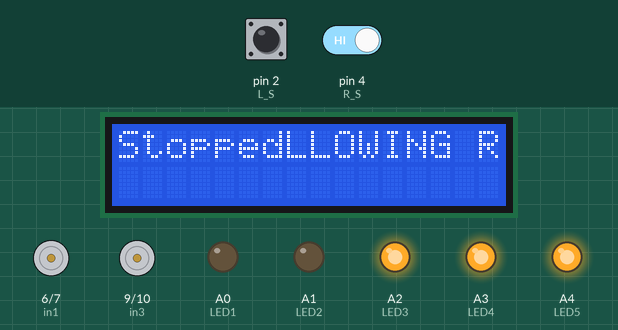
Recording of a sketch running on a simulated Arduino Uno, built with avr-gcc and run on an emulated ATmega328P. On the bench: 16×2 character LCD, motor-driver pin pairs drawn as motors (green arrow = first pin HIGH = forward, orange = second pin HIGH = backward, longer = more drive, scaled by the enable pin), output pins drawn as LEDs (lit = HIGH). The test bench sets the inputs (shaded band); at power-on: pin 2 (L_S) HIGH, pin 4 (R_S) HIGH.

Above: at 2.2 s.
2.3 s: pin 2 (L_S) driven LOW
At 3.3 s:
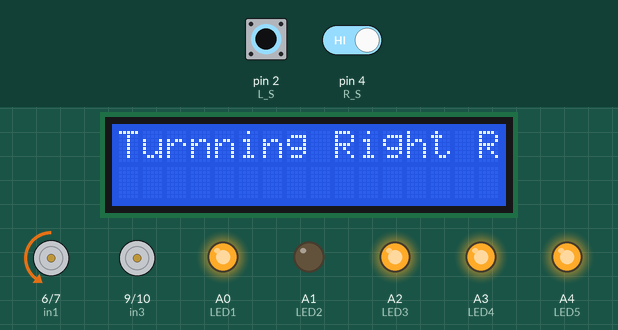
3.8 s: pin 4 (R_S) driven LOW
At 4.7 s:
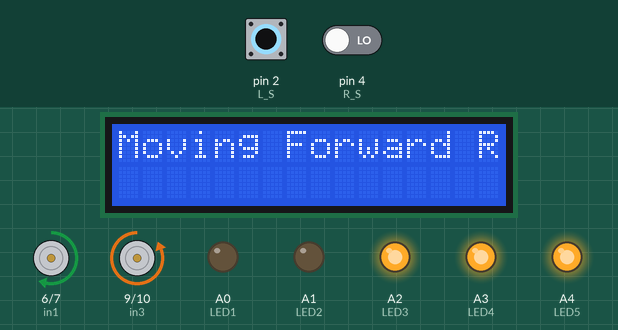
5.3 s: pin 2 (L_S) driven HIGH
At 5.7 s:
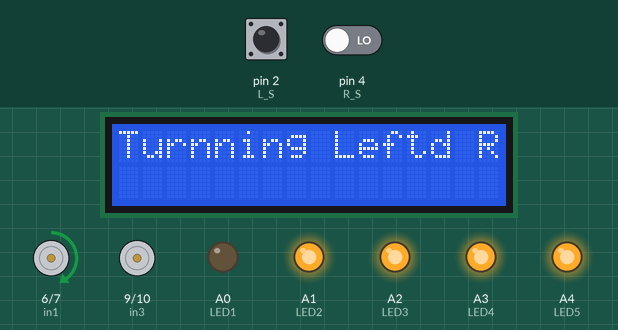
6.8 s: pin 4 (R_S) driven HIGH
At 7.8 s:
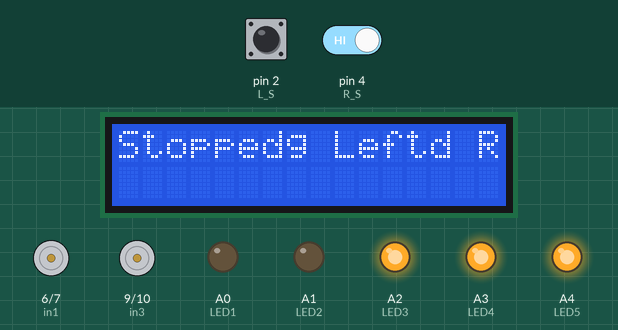
8.3 s: pin 2 (L_S) pulsed LOW 2 times (0.12 s each, 0.3 s apart)
At 10.0 s:
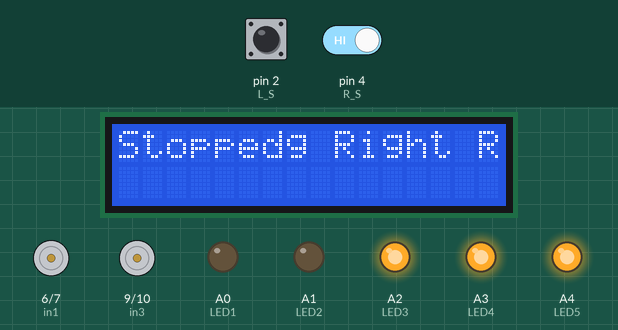
10.4 s: pin 4 (R_S) driven LOW
At 10.7 s:
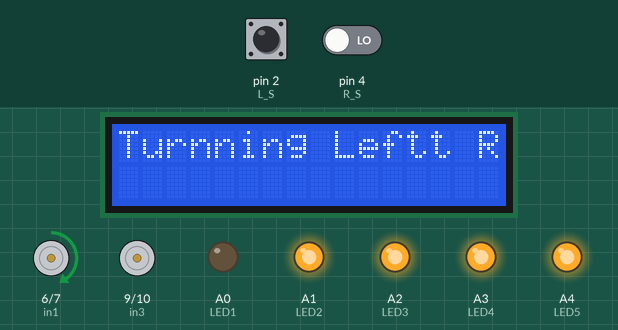
Timing chart, 0 to 12.9 s (numbered marks = the images above; inputs shaded):
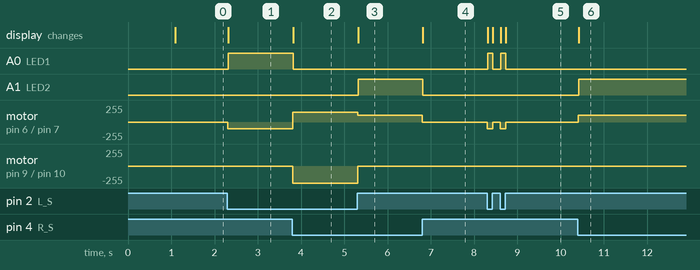

Measured:
- after the input at 2.3 s, A0 (LED1): LOW → HIGH at once; motor on pin 6 (in1) / pin 7 (in2): stopped → backward 100/255 at once; the display: changes at once (image 1)
- after the input at 3.8 s, A0 (LED1): HIGH → LOW at once; motor on pin 6 (in1) / pin 7 (in2): backward 100/255 → forward 150/255 at once; motor on pin 9 (in3) / pin 10 (in4): stopped → backward 255/255 at once; the display: changes at once (image 2)
- after the input at 5.3 s, A1 (LED2): LOW → HIGH at once; motor on pin 6 (in1) / pin 7 (in2): forward 150/255 → forward 100/255 at once; motor on pin 9 (in3) / pin 10 (in4): backward 255/255 → stopped at once; the display: changes at once (image 3)
- after the input at 6.8 s, A1 (LED2): HIGH → LOW at once; motor on pin 6 (in1) / pin 7 (in2): forward 100/255 → stopped at once; the display: changes at once (image 4)
- after the input at 8.3 s, A0 (LED1): alternates HIGH for 0.12 s and LOW for 0.18 s, 4 changes in all, then stays LOW, starting at once; motor on pin 6 (in1) / pin 7 (in2): alternates backward 100/255 for 0.12 s and stopped for 0.18 s, 4 changes in all, then stays stopped, starting at once; the display: first changes at once (image 5 shows a later state)
- after the input at 10.4 s, A1 (LED2): LOW → HIGH at once; motor on pin 6 (in1) / pin 7 (in2): stopped → forward 100/255 at once; the display: changes at once (image 6)

The sketch:

Line.ino
```cpp
#include <Wire.h>
#include <LiquidCrystal_I2C.h> // Include the library for I2C LCD


#define enA 5  // Enable1 L293 Pin enA
#define in1 6  // Motor1 L293 Pin in1
#define in2 7  // Motor1 L293 Pin in2
#define in3 9  // Motor2 L293 Pin in3
#define in4 10 // Motor2 L293 Pin in4
#define enB 8  // Enable2 L293 Pin enB
#define R_S 4  // IR sensor Right
#define L_S 2  // IR sensor Left
#define LED1 A0 // Analog pin for LED1
#define LED2 A1 // Analog pin for LED2
#define LED3 A2 // Analog pin for LED3
#define LED4 A3 // Analog pin for LED3
#define LED5 A4 // Analog pin for LED3

LiquidCrystal_I2C lcd(0x27, 16, 2); // Address 0x27 for a 16 chars and 2 line display

void setup() {
  pinMode(R_S, INPUT);
  pinMode(L_S, INPUT);
  pinMode(enA, OUTPUT);
  pinMode(in1, OUTPUT);
  pinMode(in2, OUTPUT);
  pinMode(in3, OUTPUT);
  pinMode(in4, OUTPUT);
  pinMode(enB, OUTPUT);
  pinMode(LED1, OUTPUT);
  pinMode(LED2, OUTPUT);
  pinMode(LED3, OUTPUT);
  pinMode(LED4, OUTPUT);
  pinMode(LED5, OUTPUT);


  lcd.init(); // Initialize the LCD
  lcd.backlight(); // Turn on the backlight
  digitalWrite(LED3, HIGH);
  digitalWrite(LED4, HIGH);
  digitalWrite(LED5, HIGH);

  lcd.print("LINE FOLLOWING ROBOT");
  // digitalWrite(enA, HIGH);
  // digitalWrite(enB, HIGH);
  delay(1000);
}

void loop() {
  if ((digitalRead(R_S) == 0) && (digitalRead(L_S) == 0)) {
    forward();
    lcd.setCursor(0, 0);
    lcd.print("Moving Forward");
    digitalWrite(LED1, LOW);
    digitalWrite(LED2, LOW);

  } // if Right Sensor and Left Sensor are at White color then it will call forward function

  if ((digitalRead(R_S) == 1) && (digitalRead(L_S) == 0)) {
    turnRight();
    lcd.setCursor(0, 0);
    lcd.print("Turnning Right");
    digitalWrite(LED1, HIGH);
    digitalWrite(LED2, LOW);
  } // if Right Sensor is Black and Left Sensor is White then it will call turn Right function

  if ((digitalRead(R_S) == 0) && (digitalRead(L_S) == 1)) {
    turnLeft();
    lcd.setCursor(0, 0);
    lcd.print("Turnning Left");
    digitalWrite(LED1, LOW);
    digitalWrite(LED2, HIGH);
  } // if Right Sensor is White and Left Sensor is Black then it will call turn Left function

  if ((digitalRead(R_S) == 1) && (digitalRead(L_S) == 1)) {
    Stop();
    lcd.setCursor(0, 0);
    lcd.print("Stopped");
    digitalWrite(LED1, LOW);
    digitalWrite(LED2, LOW);
  } // if Right Sensor and Left Sensor are at Black color then it will call Stop function
}

void forward() { // forward
  analogWrite(enA, 150); // Right Motor Speed
  analogWrite(enB, 150); // Left Motor Speed
  digitalWrite(in1, HIGH); // Right Motor forward Pin
  digitalWrite(in2, LOW);  // Right Motor backward Pin
  digitalWrite(in3, LOW);  // Left Motor backward Pin
  digitalWrite(in4, HIGH); // Left Motor forward Pin
}

void turnRight() { // turnRight
  analogWrite(enA, 100); // Right Motor Speed
  analogWrite(enB, 100); // Left Motor Speed
  digitalWrite(in1, LOW);  // Right Motor forward Pin
  digitalWrite(in2, HIGH); // Right Motor backward Pin
  digitalWrite(in3, LOW);  // Left Motor backward Pin
  digitalWrite(in4, HIGH); // Left Motor forward Pin
}

void turnLeft() { // turnLeft
  analogWrite(enA, 100); // Right Motor Speed
  analogWrite(enB, 100); // Left Motor Speed
  digitalWrite(in1, HIGH); // Right Motor forward Pin
  digitalWrite(in2, LOW);  // Right Motor backward Pin
  digitalWrite(in3, HIGH); // Left Motor backward Pin
  digitalWrite(in4, LOW);  // Left Motor forward Pin
}

void Stop() { // stop
  analogWrite(enA, 0); // Right Motor Speed
  analogWrite(enB, 0); // Left Motor Speed
  digitalWrite(in1, LOW); // Right Motor forward Pin
  digitalWrite(in2, LOW); // Right Motor backward Pin
  digitalWrite(in3, LOW); // Left Motor backward Pin
  digitalWrite(in4, LOW); // Left Motor forward Pin
}
```
